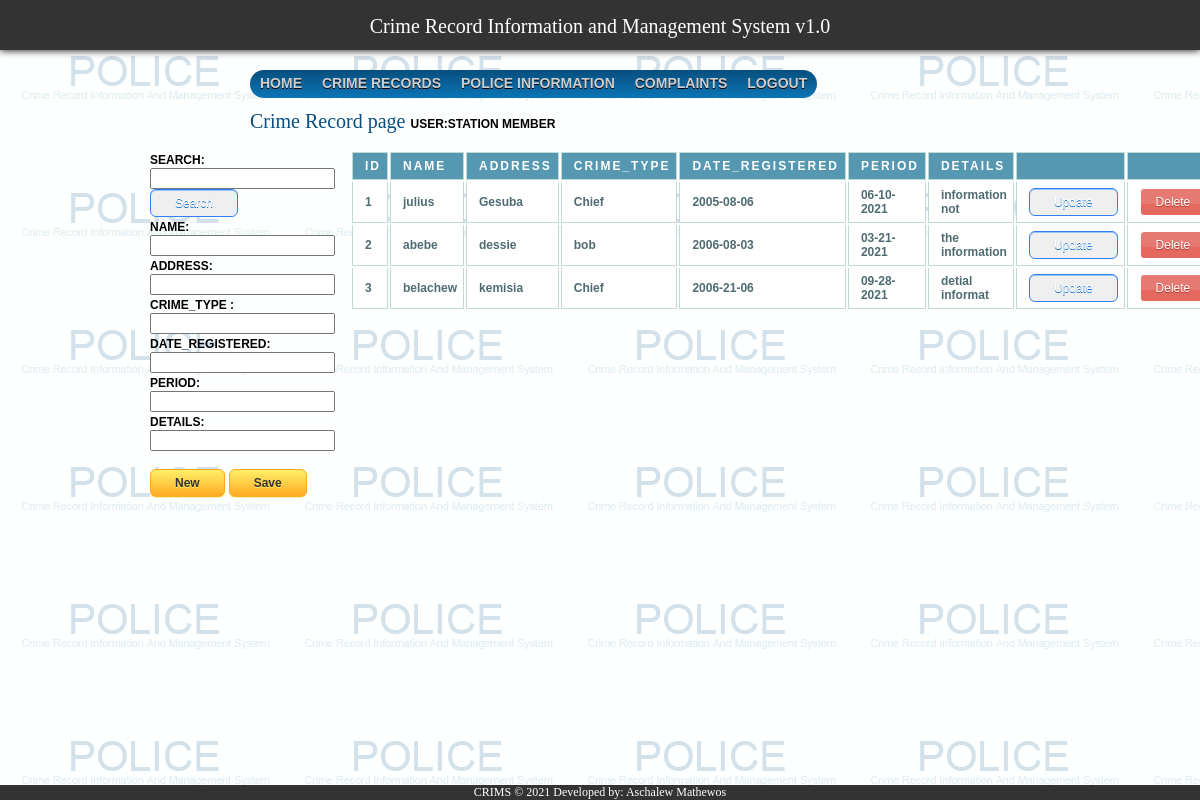
The page /crime_record_report.php on the database its author committed.
### tables this page shows
CREATE TABLE `crime_record` (
 `id` int(11) NOT NULL AUTO_INCREMENT,
  `name` varchar(11) NOT NULL,
  `address` varchar(25) NOT NULL,
  `crime_type` varchar(25) NOT NULL,
  `date_registered` varchar(20) NOT NULL,
  `period` varchar(25) NOT NULL,
  `details` varchar(15) NOT NULL,
  PRIMARY KEY (`id`)
);

### crime_record_grid.php (the view, shortened to what this page needs)
<?php
$con=mysqli_connect("localhost","root","","crimsdb");
if( isset( $_POST['txtsearch'] ) )
{
  $txtsearch = $_POST['txtsearch'];
  $result = mysqli_query($con,"SELECT * FROM crime_record where name like '%$txtsearch%' or address like '%$txtsearch%' or crime_type like '%$txtsearch%' or date_registered like '%$txtsearch%' or period like '%$txtsearch%' or details like '%$txtsearch%'");
}
else
  $result = mysqli_query($con,"SELECT * FROM crime_record");
  echo "<table>
  <tr>
  <th>ID</th>
  <th>Name</th>
  <th>Address</th>
  <th>Crime_Type</th>
  <th>Date_Registered</th>
  <th>Period</th>
  <th>Details</th>
  <th></th>
  <th></th>
  </tr>";
  while($row = mysqli_fetch_array($result)) {
    $ID = $row['id'];
    echo "<tr>";
    echo "<td>" . $row['id'] . "</td>";
    echo "<td>" . $row['name'] . "</td>";
    echo "<td>" . $row['address'] . "</td>";
    echo "<td>" . $row['crime_type'] . "</td>";
    echo "<td>" . $row['date_registered'] . "</td>";
    echo "<td>" . $row['period'] . "</td>";
    echo "<td>" . $row['details'] . "</td>";
    echo "<td><a href='crime_record_report.php?id=$ID&status=update'> <button class='updateButton'> Update </button></a></td>";
    echo "<td><a href='crime_record_report.php?id=$ID&status=delete'> <button class='deleteButton'> Delete </button></a></td>";
    echo "</tr>";
  }
  echo "</table>";
?>

### css/main.css (style rules this page uses)
body { background-image:url("../images/crims.png") !important; background-attachment:fixed; }

### css/report_style.css (style rules this page uses)
table { font: bold 12px "Trebuchet MS", Verdana, Arial, Helvetica, sans-serif; }
th { color: white; border: 1px solid #C1DAD7; letter-spacing: 2px; text-transform: uppercase; text-align: left; padding: 6px 6px 6px 12px; background: #5698b2; }
td { border-left: 1px solid #C1DAD7; border-right: 1px solid #C1DAD7; border-bottom: 1px solid #C1DAD7; background: #fff; padding: 6px 6px 6px 12px; color: #4f6b72; }
.deleteButton { -moz-box-shadow:inset 0px 39px 0px -24px #e67a73; -webkit-box-shadow:inset 0px 39px 0px -24px #e67a73; box-shadow:inset 0px 39px 0px -24px #e67a73; background-color:#e4685d; -moz-border-radius:4px; -webkit-border-radius:4px; border-radius:4px; border:1px solid #ffffff; display:inline-block; cursor:pointer; color:#ffffff; font-family:arial; font-size:12px; padding:6px 15px; text-decoration:none; text-shadow:0px 1px 0px #b23e35; }
.updateButton { -moz-box-shadow:inset 0px 1px 0px 0px #97c4fe; box-shadow:inset 0px 1px 0px 0px #97c4fe; background:-moz-linear-gradient(top, #3d94f6 5%, #1e62d0 100%); -moz-border-radius:6px; border-radius:6px; border:1px solid #337fed; display:inline-block; cursor:pointer; color:#ffffff; font-family:arial; font-size:12px; padding:6px 24px; text-decoration:none; text-shadow:0px 1px 0px #1570cd; }

### rows shown on the page
crime_record: id "1", name "julius", address "Gesuba", crime_type "Chief", date_registered "2005-08-06", period "06-10-2021", details "information not"
crime_record: id "2", name "abebe", address "dessie", crime_type "bob", date_registered "2006-08-03", period "03-21-2021", details "the information"
crime_record: id "3", name "belachew", address "kemisia", crime_type "Chief", date_registered "2006-21-06", period "09-28-2021", details "detial informat"
